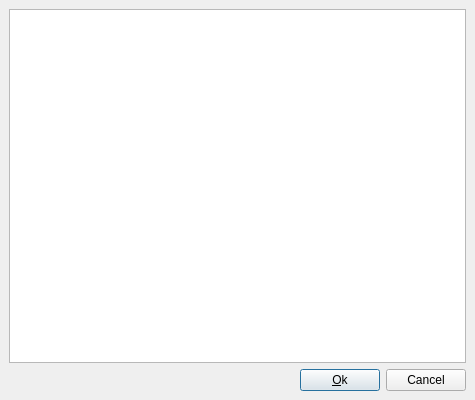
<ui version="4.0" >
 <class>toAboutUI</class>
 <widget class="QDialog" name="toAboutUI" >
  <property name="geometry" >
   <rect>
    <x>0</x>
    <y>0</y>
    <width>475</width>
    <height>400</height>
   </rect>
  </property>
  <property name="windowTitle" >
   <string>toAboutUI</string>
  </property>
  <layout class="QGridLayout" >
   <property name="leftMargin" >
    <number>9</number>
   </property>
   <property name="topMargin" >
    <number>9</number>
   </property>
   <property name="rightMargin" >
    <number>9</number>
   </property>
   <property name="bottomMargin" >
    <number>9</number>
   </property>
   <property name="horizontalSpacing" >
    <number>6</number>
   </property>
   <property name="verticalSpacing" >
    <number>6</number>
   </property>
   <item row="1" column="1" >
    <widget class="QPushButton" name="OkButton" >
     <property name="text" >
      <string>&amp;Ok</string>
     </property>
     <property name="default" >
      <bool>true</bool>
     </property>
    </widget>
   </item>
   <item row="1" column="2" >
    <widget class="QPushButton" name="CancelButton" >
     <property name="text" >
      <string>Cancel</string>
     </property>
    </widget>
   </item>
   <item row="1" column="0" >
    <spacer>
     <property name="orientation" >
      <enum>Qt::Horizontal</enum>
     </property>
     <property name="sizeType" >
      <enum>QSizePolicy::Expanding</enum>
     </property>
     <property name="sizeHint" >
      <size>
       <width>20</width>
       <height>20</height>
      </size>
     </property>
    </spacer>
   </item>
   <item row="0" column="0" colspan="3" >
    <widget class="QTextBrowser" name="TextView" >
     <property name="openLinks" >
      <bool>false</bool>
     </property>
    </widget>
   </item>
  </layout>
 </widget>
 <tabstops>
  <tabstop>OkButton</tabstop>
  <tabstop>CancelButton</tabstop>
 </tabstops>
 <resources/>
 <connections>
  <connection>
   <sender>OkButton</sender>
   <signal>clicked()</signal>
   <receiver>toAboutUI</receiver>
   <slot>accept()</slot>
   <hints>
    <hint type="sourcelabel" >
     <x>20</x>
     <y>20</y>
    </hint>
    <hint type="destinationlabel" >
     <x>20</x>
     <y>20</y>
    </hint>
   </hints>
  </connection>
  <connection>
   <sender>CancelButton</sender>
   <signal>clicked()</signal>
   <receiver>toAboutUI</receiver>
   <slot>reject()</slot>
   <hints>
    <hint type="sourcelabel" >
     <x>20</x>
     <y>20</y>
    </hint>
    <hint type="destinationlabel" >
     <x>20</x>
     <y>20</y>
    </hint>
   </hints>
  </connection>
 </connections>
</ui>
